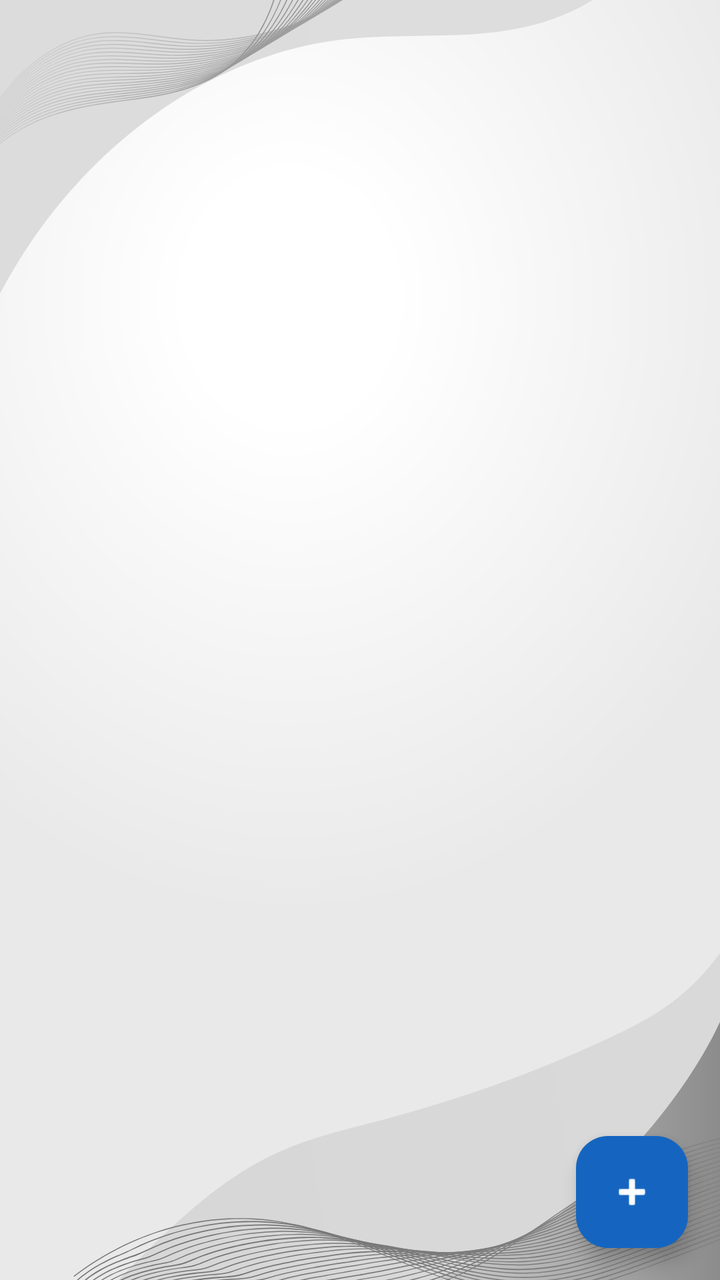
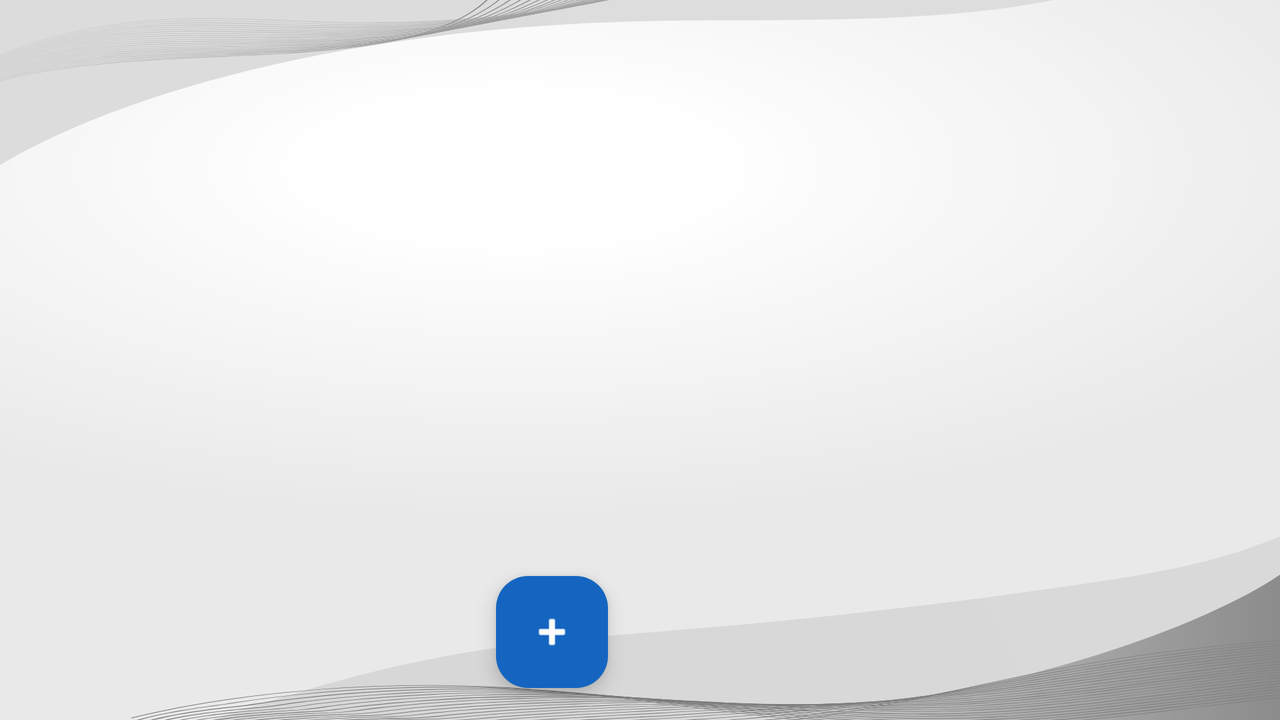

Two renders of one Android screen. The first uses the default layout on a phone; the second uses the alternative layout the repository ships for a different screen configuration, on a matching device. The two XML files are below.
<!-- AndroidManifest.xml: application theme Theme.ShoppingList -->
<!-- res/layout/activity_main.xml -->
<?xml version="1.0" encoding="utf-8"?>
<androidx.constraintlayout.widget.ConstraintLayout xmlns:android="http://schemas.android.com/apk/res/android"
    xmlns:app="http://schemas.android.com/apk/res-auto"
    xmlns:tools="http://schemas.android.com/tools"
    android:id="@+id/main"
    android:background="@drawable/app_background"
    android:layout_width="match_parent"
    android:layout_height="match_parent"
    tools:context=".presentation.ui.activity.MainActivity">

    <androidx.recyclerview.widget.RecyclerView
        android:id="@+id/recyclerViewAllShopItems"
        android:layout_width="match_parent"
        android:layout_height="match_parent"
        tools:itemCount="14"
        tools:listitem="@layout/shope_item_active"
        app:layoutManager="androidx.recyclerview.widget.LinearLayoutManager" />

    <com.google.android.material.floatingactionbutton.FloatingActionButton
        android:id="@+id/floatingActionButtonAddShopItem"
        android:layout_width="wrap_content"
        android:layout_height="wrap_content"
        android:layout_marginEnd="16dp"
        android:layout_marginBottom="16dp"
        android:clickable="true"
        android:contentDescription="@string/add_shop_item"
        android:focusable="true"
        android:backgroundTint="@color/color_for_button"
        app:tint="@color/white"
        app:layout_constraintBottom_toBottomOf="parent"
        app:layout_constraintEnd_toEndOf="parent"
        app:srcCompat="@android:drawable/ic_input_add" />


</androidx.constraintlayout.widget.ConstraintLayout>
<!-- res/layout/shope_item_active.xml (included above) -->
<?xml version="1.0" encoding="utf-8"?>
<androidx.cardview.widget.CardView xmlns:android="http://schemas.android.com/apk/res/android"
    xmlns:tools="http://schemas.android.com/tools"
    xmlns:app="http://schemas.android.com/apk/res-auto"
    android:id="@+id/cardViewShopItem"
    android:layout_width="match_parent"
    android:layout_height="wrap_content"
    app:cardUseCompatPadding="true"
    app:cardBackgroundColor="@color/white"
    app:cardElevation="4dp"
    app:cardCornerRadius="10dp">

    <LinearLayout
        android:layout_width="match_parent"
        android:layout_height="match_parent"
        android:orientation="horizontal"
        android:padding="8dp">

        <TextView
            android:id="@+id/textViewName"
            android:layout_width="0dp"
            android:layout_height="match_parent"
            android:layout_weight="10"
            android:textSize="24sp"
            android:textColor="@color/black"
            tools:text="Хлеб" />

        <TextView
            android:id="@+id/textViewCount"
            android:layout_width="wrap_content"
            android:layout_height="match_parent"
            android:layout_weight="1"
            android:gravity="center"
            android:textSize="18sp"
            android:background="@drawable/frame_active"
            android:textColor="@color/black"
            tools:text="4" />
    </LinearLayout>
</androidx.cardview.widget.CardView>
<!-- resources referenced by this layout -->
<resources>
  <color name="black">#FF000000</color>
  <color name="color_for_button">#1565C0</color>
  <color name="white">#FFFFFFFF</color>
  <!-- drawable app_background: vector/xml drawable (drawable, 104404 chars, omitted) -->
  <string name="add_shop_item">Добавить продукт</string>
  <style name="Theme.ShoppingList" parent="Base.Theme.ShoppingList" />
  <style name="Base.Theme.ShoppingList" parent="Theme.Material3.DayNight.NoActionBar">
          
          
          <item name="android:statusBarColor">@color/black</item>
      </style>
</resources>
<!-- res/layout-land/activity_main.xml (the repository's variant of the layout above) -->
<!-- drawn on the phone turned sideways -->
<?xml version="1.0" encoding="utf-8"?>
<androidx.constraintlayout.widget.ConstraintLayout xmlns:android="http://schemas.android.com/apk/res/android"
    xmlns:app="http://schemas.android.com/apk/res-auto"
    xmlns:tools="http://schemas.android.com/tools"
    android:id="@+id/main"
    android:background="@drawable/app_background"
    android:layout_width="match_parent"
    android:layout_height="match_parent"
    tools:context=".presentation.ui.activity.MainActivity">

    <androidx.recyclerview.widget.RecyclerView
        android:id="@+id/recyclerViewAllShopItems"
        android:layout_width="0dp"
        android:layout_height="match_parent"
        app:layout_constraintEnd_toEndOf="@+id/guideline_middle"
        app:layout_constraintStart_toStartOf="parent"
        app:layout_constraintTop_toTopOf="parent"
        app:layout_constraintBottom_toBottomOf="parent"
        tools:itemCount="14"
        tools:listitem="@layout/shope_item_active"
        app:layoutManager="androidx.recyclerview.widget.LinearLayoutManager" />

    <com.google.android.material.floatingactionbutton.FloatingActionButton
        android:id="@+id/floatingActionButtonAddShopItem"
        android:layout_width="wrap_content"
        android:layout_height="wrap_content"
        android:layout_marginEnd="16dp"
        android:layout_marginBottom="16dp"
        android:clickable="true"
        android:contentDescription="@string/add_shop_item"
        android:focusable="true"
        android:backgroundTint="@color/color_for_button"
        app:tint="@color/white"
        app:layout_constraintBottom_toBottomOf="parent"
        app:layout_constraintEnd_toEndOf="@+id/guideline_middle"
        app:srcCompat="@android:drawable/ic_input_add" />

    <androidx.constraintlayout.widget.Guideline
        android:id="@+id/guideline_middle"
        android:layout_width="wrap_content"
        android:layout_height="wrap_content"
        android:orientation="vertical"
        app:layout_constraintGuide_percent="0.5" />

    <androidx.fragment.app.FragmentContainerView
        android:id="@+id/fragmentContainerViewMain"
        android:layout_width="0dp"
        android:layout_height="match_parent"
        app:layout_constraintEnd_toEndOf="parent"
        app:layout_constraintStart_toEndOf="@id/guideline_middle"
        app:layout_constraintTop_toTopOf="parent"
        app:layout_constraintBottom_toBottomOf="parent"/>


</androidx.constraintlayout.widget.ConstraintLayout>
